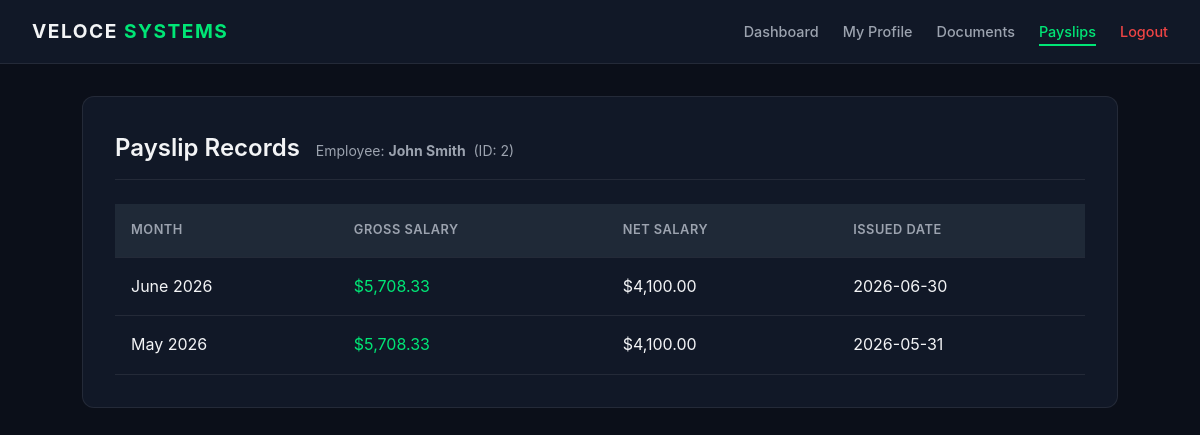
Screenshot of /payslips.php (signed in) with the database file from the repository.
### tables this page shows
CREATE TABLE employees (
    id          INT AUTO_INCREMENT PRIMARY KEY,
    username    VARCHAR(50)  UNIQUE NOT NULL,
    password    VARCHAR(255) NOT NULL,
    full_name   VARCHAR(100) NOT NULL,
    department  VARCHAR(100) NOT NULL,
    job_title   VARCHAR(100) NOT NULL,
    email       VARCHAR(100) NOT NULL,
    salary      DECIMAL(10,2) NOT NULL,
    phone       VARCHAR(30)  NOT NULL DEFAULT 'N/A',
    hire_date   DATE         NOT NULL,
    role        ENUM('Employee','Manager','Administrator') DEFAULT 'Employee'
);

CREATE TABLE payslips (
    id              INT AUTO_INCREMENT PRIMARY KEY,
    employee_id     INT NOT NULL,
    month           VARCHAR(20) NOT NULL,
    gross_salary    DECIMAL(10,2) NOT NULL,
    net_salary      DECIMAL(10,2) NOT NULL,
    issued_date     DATE NOT NULL
);

### src/payslips.php (the view, shortened to what this page needs)
<?php
require_once 'config.php';
$current_emp = $_SESSION['employee'];
$requested_id = isset($_GET['id']) ? intval($_GET['id']) : $current_emp['id'];
$stmt = $conn->prepare("SELECT full_name FROM employees WHERE id = ?");
$stmt->bind_param('i', $requested_id);
$stmt->execute();
$owner_res = $stmt->get_result();
$owner = $owner_res ? $owner_res->fetch_assoc() : null;
$stmt2 = $conn->prepare("SELECT * FROM payslips WHERE employee_id = ? ORDER BY issued_date DESC");
$stmt2->bind_param('i', $requested_id);
$stmt2->execute();
$payslip_res = $stmt2->get_result();
$payslips = [];
while ($row = $payslip_res->fetch_assoc()) {
    $payslips[] = $row;
}
?>
<!DOCTYPE html>
<html lang="en">
<head>
  <link rel="stylesheet" href="css/style.css">
</head>
<body>
  <nav class="navbar">
    <div class="nav-brand">Veloce <span>Systems</span></div>
    <ul class="nav-menu">
      <li><a href="dashboard.php" class="nav-link">Dashboard</a></li>
      <li><a href="profile.php?id=<?php echo $current_emp['id']; ?>" class="nav-link">My Profile</a></li>
      <li><a href="documents.php?id=<?php echo $current_emp['id']; ?>" class="nav-link">Documents</a></li>
      <li><a href="payslips.php?id=<?php echo $current_emp['id']; ?>" class="nav-link active">Payslips</a></li>
      <li><a href="logout.php" class="nav-link logout-link">Logout</a></li>
    </ul>
  </nav>
  <main class="container">
    <div class="panel">
      <div class="panel-header">
        <h2>Payslip Records</h2>
        <?php if ($owner): ?>
          <span class="panel-sub">
            Employee: <strong><?php echo htmlspecialchars($owner['full_name']); ?></strong>
            &nbsp;(ID: <?php echo $requested_id; ?>)
          </span>
        <?php endif; ?>
      </div>
      <?php if (empty($payslips)): ?>
        <div class="empty-state">
          <div class="empty-icon">💰</div>
          <h3>No Payslips Found</h3>
          <p>No payslip records available for this employee.</p>
        </div>
      <?php else: ?>
        <div class="table-wrapper">
          <table>
            <thead>
              <tr>
                <th>Month</th>
                <th>Gross Salary</th>
                <th>Net Salary</th>
                <th>Issued Date</th>
              </tr>
            </thead>
            <tbody>
              <?php foreach ($payslips as $slip): ?>
                <tr>
                  <td><?php echo htmlspecialchars($slip['month']); ?></td>
                  <td style="color: var(--accent);">$<?php echo number_format($slip['gross_salary'], 2); ?></td>
                  <td>$<?php echo number_format($slip['net_salary'], 2); ?></td>
                  <td><?php echo htmlspecialchars($slip['issued_date']); ?></td>
                </tr>
              <?php endforeach; ?>
            </tbody>
          </table>
        </div>
      <?php endif; ?>
    </div>
  </main>
</body>
</html>

### src/css/style.css (style rules this page uses)
:root { --bg-primary: #0b0f19; --bg-secondary: #111827; --bg-tertiary: #1f2937; --text-primary: #f3f4f6; --text-secondary: #9ca3af; --accent: #00e676; --accent-hover: #00c853; --border: rgba(255, 255, 255, 0.08); --error: #ef4444; --secret-color: #ef4444; --confidential-color: #f97316; --internal-color: #facc15; --public-color: #00e676; }
*, *::before, *::after { box-sizing: border-box; margin: 0; padding: 0; }
body { font-family: -apple-system, BlinkMacSystemFont, "Segoe UI", Roboto, Helvetica, Arial, sans-serif; background-color: var(--bg-primary); color: var(--text-primary); line-height: 1.6; min-height: 100vh; }
a { text-decoration: none; color: inherit; }
.container { max-width: 1100px; margin: 0 auto; padding: 2rem; }
.navbar { display: flex; justify-content: space-between; align-items: center; background-color: var(--bg-secondary); border-bottom: 1px solid var(--border); padding: 1rem 2rem; position: sticky; top: 0; z-index: 100; }
.nav-brand { font-size: 1.2rem; font-weight: 700; letter-spacing: 1.5px; text-transform: uppercase; }
.nav-brand span { color: var(--accent); }
.nav-menu { display: flex; list-style: none; gap: 1.5rem; align-items: center; }
.nav-link { color: var(--text-secondary); font-size: 0.9rem; font-weight: 500; transition: color 0.2s; padding: 0.25rem 0; border-bottom: 2px solid transparent; }
.nav-link:hover, .nav-link.active { color: var(--accent); border-bottom-color: var(--accent); }
.logout-link { color: #ef4444 !important; border-bottom-color: transparent !important; }
.panel { background-color: var(--bg-secondary); border: 1px solid var(--border); border-radius: 12px; padding: 2rem; margin-bottom: 2rem; }
.panel h2, .panel h3 { font-weight: 600; padding-bottom: 0.75rem; margin-bottom: 1.5rem; border-bottom: 1px solid var(--border); }
.panel-header { display: flex; align-items: baseline; gap: 1rem; padding-bottom: 0.75rem; margin-bottom: 1.5rem; border-bottom: 1px solid var(--border); }
.panel-header h2 { margin-bottom: 0; padding-bottom: 0; border-bottom: none; }
.panel-sub { color: var(--text-secondary); font-size: 0.875rem; }
.table-wrapper { overflow-x: auto; }
table { width: 100%; border-collapse: collapse; text-align: left; }
th, td { padding: 1rem; border-bottom: 1px solid var(--border); }
th { background-color: var(--bg-tertiary); color: var(--text-secondary); font-weight: 600; font-size: 0.8rem; text-transform: uppercase; letter-spacing: 0.5px; }

### rows the page displays
employees: full_name "John Smith"
payslips: month "June 2026", gross_salary "5,708.33", net_salary "4,100.00", issued_date "2026-06-30"
payslips: month "May 2026", gross_salary "5,708.33", net_salary "4,100.00", issued_date "2026-05-31"

### other values shown
$requested_id "2"
